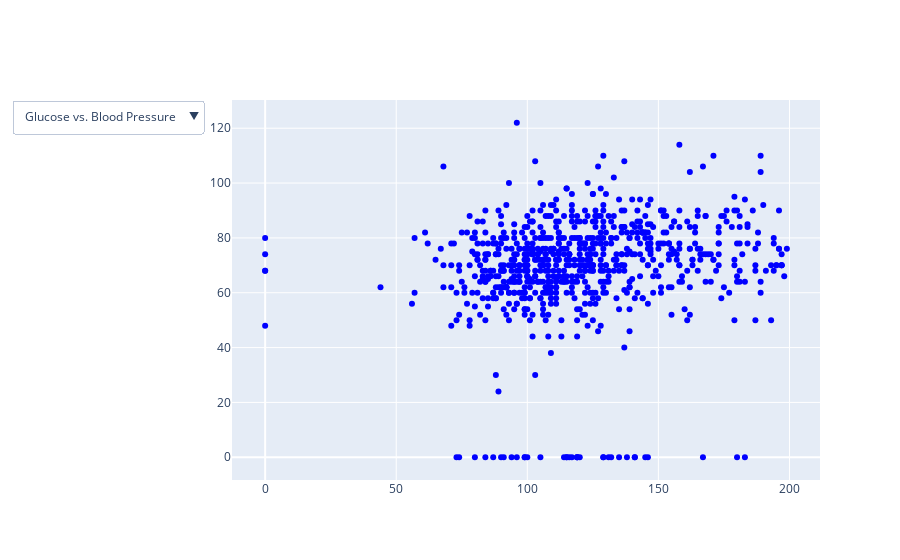

Notebook cell for this chart:
### Markdown cell above
### g. Employ Plotly to create a dropdown menu.

### Code cell
import plotly.graph_objects as go
fig = go.Figure()

scatter = go.Scatter(
    x=df1['Glucose'],
    y=df1['BloodPressure'],
    mode='markers',
    marker=dict(color='blue'),
    name='Glucose vs. Blood Pressure'
)
fig.add_trace(scatter)


dropdown_options = [
    {'label': 'Glucose vs. Blood Pressure', 'method': 'update', 'args': [{'visible': [True]}, {'title': 'Glucose vs. Blood Pressure'}]},
    
]

fig.update_layout(
    updatemenus=[
        {
            'buttons': dropdown_options,
            'direction': 'down',
            'showactive': True,
        }
    ]
)
fig.show()

### Figure 1 — Plotly figure (JSON) as saved in the notebook; plotly's stock layout.template omitted (floating-point values rounded to 4 significant figures; data arrays with more than 128 entries replaced by an {"elided": "..."} marker saying what was removed)
{"data": [{"marker": {"color": "blue"}, "mode": "markers", "name": "Glucose vs. Blood Pressure", "type": "scatter", "x": {"elided": "768 int values"}, "y": {"elided": "768 int values"}}], "layout": {"updatemenus": [{"buttons": [{"args": [{"visible": [true]}, {"title": "Glucose vs. Blood Pressure"}], "label": "Glucose vs. Blood Pressure", "method": "update"}], "direction": "down", "showactive": true}]}}
